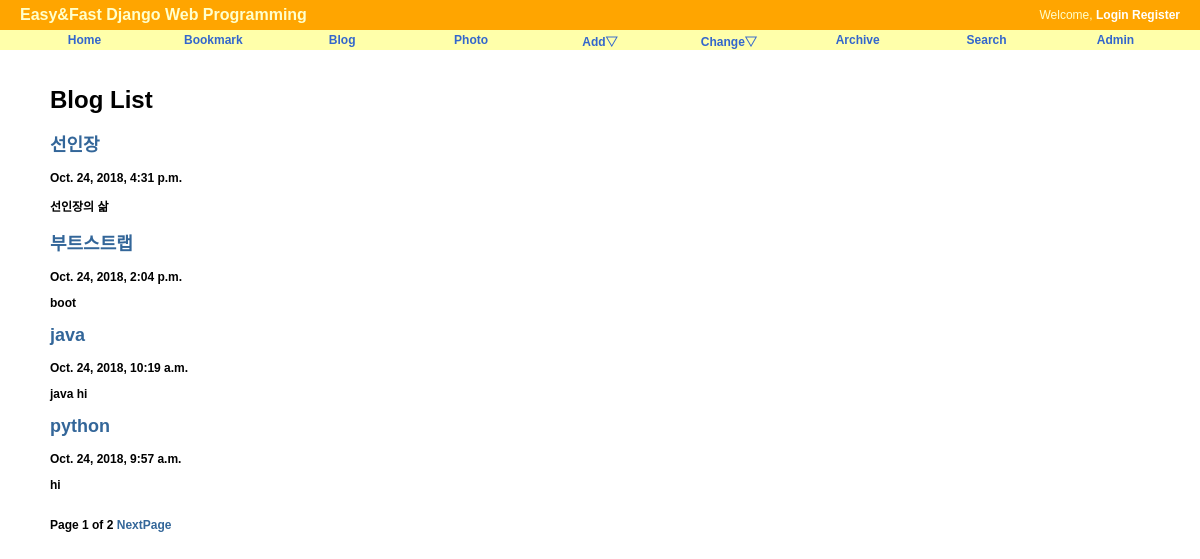
/blog/, run on an earlier commit of the app's database.
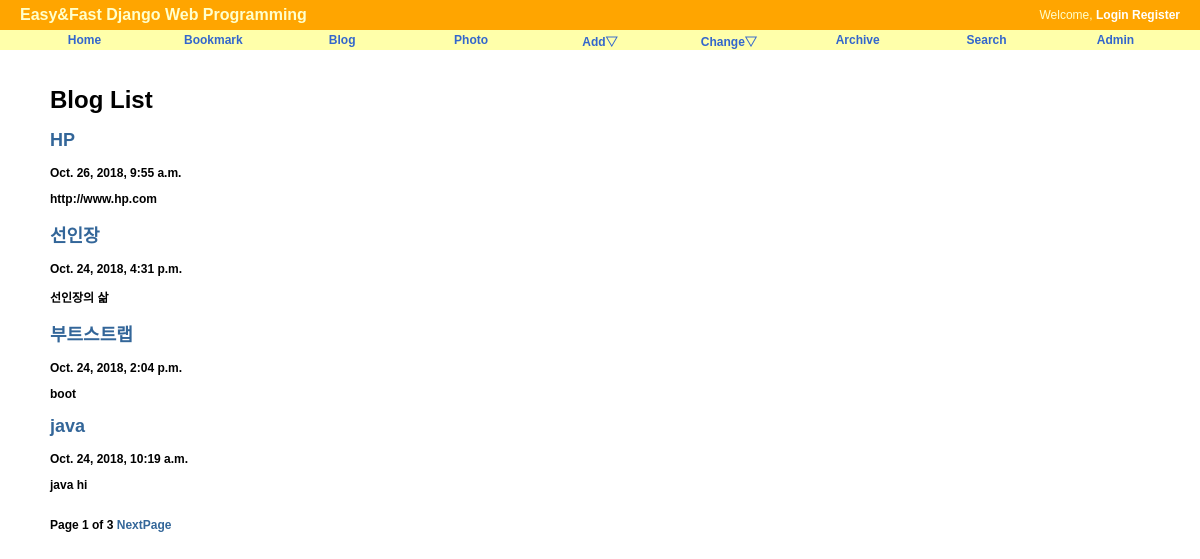
And on a later commit of the database.
### blog/models.py (models this page shows, shortened)
class Post(models.Model):
    title = models.CharField('TITLE',max_length=50)
    slug = models.SlugField('SLUG', unique=True, allow_unicode=True,help_text = 'one word for title alias.')
    description = models.CharField('DESCRIPTION',max_length=100,blank=True, null=True, help_text='simple description text.')
    content = models.TextField('CONTENT')
    create_date = models.DateTimeField('Create Date',auto_now_add =True)
    modify_date = models.DateTimeField('Modify Date', auto_now=True)
    owner = models.ForeignKey(User, null=True, on_delete=models.CASCADE)
    class Meta:
        verbose_name = 'post'
        verbose_name_plural = 'posts'
        db_table = 'blog_posts'
        ordering = ('-modify_date', )
    def get_absolute_url(self):
        return reverse('blog:post_detail', args=(self.slug,))

### blog/views.py (the view)
# urls.py: path('',PostLV.as_view(),name='index'),
class PostLV(ListView):
    model = Post
    template_name = 'blog/post_all.html'  #post_list.html
    context_object_name = 'posts' #object_list
    paginate_by= 4

### blog/templates/blog/post_all.html (shortened to what this page needs)
{% extends "base.html" %}
{% block content%}
<div id="content">
<h1>Blog List</h1>
{% for post in posts %}
    <h2><a href="{{ post.get_absolute_url }}">{{post.title}}</a></h2>
    <p>{{post.modify_date}}</p>
    <p>{{post.description}}</p>
{% endfor %}
<br/>
<div>
    Page {{page_obj.number }} of {{page_obj.paginator.num_pages}}
    {% if page_obj.has_next %}
        <a href="?page={{ page_obj.next_page_number }}">NextPage</a>
    {% endif %}
</div>
{% endblock %}

What changed in the data, as far as the page shows it:
no longer on this page (row unchanged): Post: title "python", modify_date "Oct. 24, 2018, 9:57 a.m.", description "hi"
added Post: title "HP", modify_date "Oct. 26, 2018, 9:55 a.m.", description "http://www.hp.com"
Also different on the page:
{{ page_obj.paginator.num_pages }}: "2" → "3"
